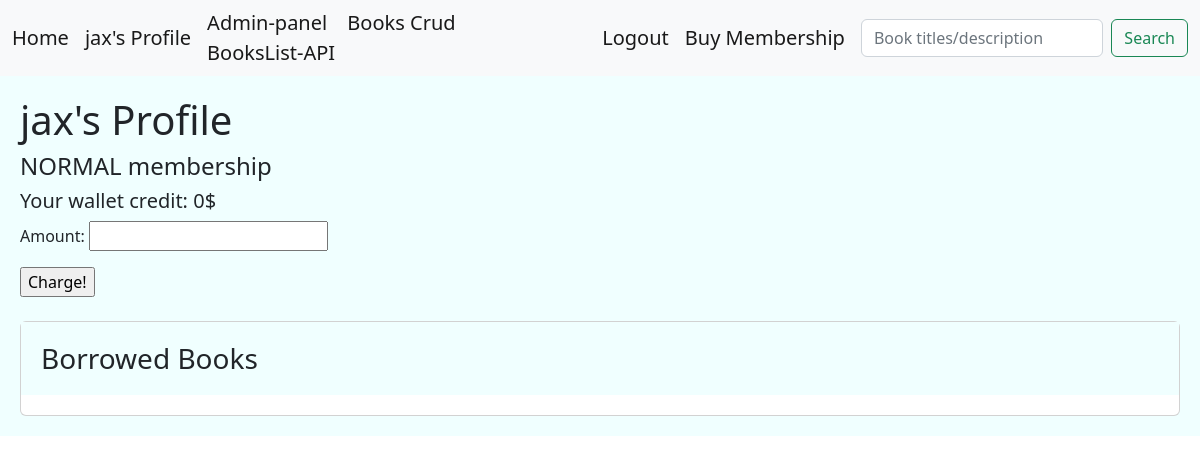
The app's page /users/11/ (signed in), older data.
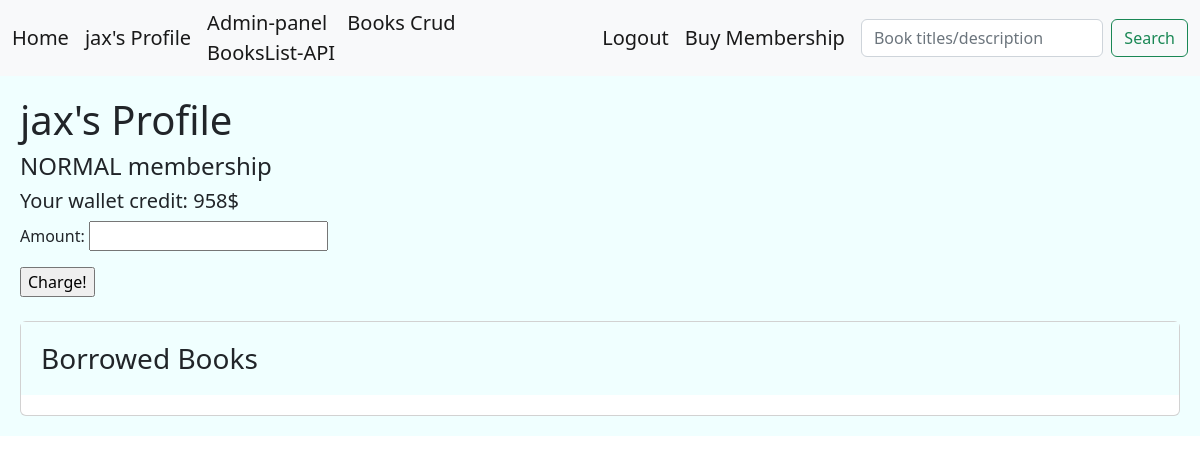
The same page, newer data.
### account/models.py (models this page shows, shortened)
class CustomUser(AbstractBaseUser):
    MEMBERSHIP_NORMAL = 'N'
    MEMBERSHIP_VIP = 'V'
    MEMBERSHIP_CHOICES = [
        (MEMBERSHIP_NORMAL,'Normal'),
        (MEMBERSHIP_VIP,'VIP'),
    ]
    full_name = models.CharField(max_length=100,unique=True,null=True)
    email = models.EmailField(unique=True)
    expiration_date = models.DateField(null=True)
    membership = models.CharField(max_length=1, choices= MEMBERSHIP_CHOICES, default= MEMBERSHIP_NORMAL)
    phone = models.CharField(max_length=11, unique=True, null=True)
    is_active = models.BooleanField(default=True)
    is_admin = models.BooleanField(default=False)
    wallet = models.PositiveIntegerField(default=0)
    objects = UserManager()
    USERNAME_FIELD = 'phone'
    REQUIRED_FIELDS = ['email','password','full_name',]
    def __str__(self):
        return self.email

### library/views.py (the view, shortened to what this page needs)
# urls.py: path('users/<int:user_id>/',views.UserProfile.as_view(), name='user'),
class UserProfile(LoginRequiredMixin,View):
    template_class = 'library/user_profile.html'
    form_template = WalletChargeForm
    def dispatch(self, request,user_id):
        if user_id != request.user.id:
            messages.error(request, 'No cheating!', 'danger')
            return redirect('library:home')
        return super().dispatch(request, user_id)
    def get(self,request, user_id):
        user = User.objects.get(id=user_id)
        borrowed_books = BorrowedBook.objects.filter(user=user.id)
        form = self.form_template
        return render(request,self.template_class,{'borrowed_books': borrowed_books,'user':user,'form':form})

### library/templates/library/user_profile.html (shortened to what this page needs)
<!DOCTYPE html>
<html lang="en">
<head>
    <link href="https://cdn.jsdelivr.net/npm/bootstrap@5.2.0-beta1/dist/css/bootstrap.min.css" rel="stylesheet">
</head>
<body>
{% include 'include/navbar.html' %}
<div class="jumbotron">
    {% block content %} <H1> {{ user.full_name }}'s Profile</H1>
    {% if user.membership == 'V'%} <H4> VIP membership - Your membership expires on {{user.expiration_date}} </H4> {% else %} <H4> NORMAL membership </H4> {% endif%}
    <H5>  Your wallet credit: {{user.wallet}}$ </H5>
    <form action=" " method="post">
        {{ form.as_p }}
        <input type="submit" value="Charge!">
    </form>
    <br/>
    <div class="card">
        <h3 class="card-title jumbotron">Borrowed Books</h3>
    {% endblock %}
</div>
</body>
</html>

### templates/include/navbar.html (shortened to what this page needs)
<nav class="navbar navbar-expand-lg bg-light">
    <div class="container-fluid">
      <a class="navbar-brand" href=" {% url 'library:home' %} ">Home</a>
      {% if request.user.is_authenticated %}
        <a class="navbar-brand" aria-current="page" href="{% url 'library:user' request.user.id %}">{{request.user.full_name}}'s Profile</a>
      {% endif %}
      <div class="collapse navbar-collapse" id="navbarSupportedContent">
        <ul class="navbar-nav me-auto mb-2 mb-lg-0">
          <li class="nav-item">
            <a class="navbar-brand" aria-current="page" href="http://127.0.0.1:8000/admin">Admin-panel</a>
            <a class="navbar-brand" aria-current="page" href="{% url 'library:bcrud' 0 %}">Books Crud</a>
            <a class="navbar-brand" aria-current="page" href="{% url 'library:bookapi' %}">BooksList-API</a>
          </li>
        </ul>
      {% if request.user.is_authenticated %}
        <a class="navbar-brand" href=" {% url 'account:User_Logout' %} ">Logout</a>
      {% endif %}
      <a class="navbar-brand" href=" {% url 'library:sub' %} ">Buy Membership</a>
      <form class="d-flex" role="search" method="GET" action="{% url 'library:search' %}">
        <input class="form-control me-2" type="search" placeholder="Book titles/description" aria-label="Search" name="search_input">
        <button class="btn btn-outline-success" type="submit">Search</button>
      </form>
      </div>
    </div>
  </nav>

Row changes from the older to the newer data that the page shows:
changed CustomUser "jax": wallet "0" → "958"
